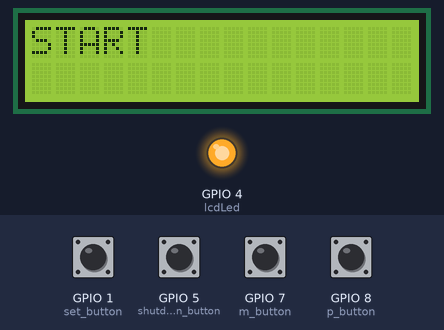
Bench run of a program on a simulated Raspberry Pi (BCM pin numbers). Parts: 16×2 character LCD, output pins drawn as LEDs (lit = HIGH). The inputs (shaded band) are chosen by the test bench; at power-on: GPIO 1 (set_button), GPIO 5 (shutdown_button), GPIO 7 (m_button), GPIO 8 (p_button) HIGH. The clock reads 2024-03-15 10:24:30 at power-on unless the program sets it; what the program prints to the terminal is not drawn.

Above: at 1.1 s.
At 2.1 s:
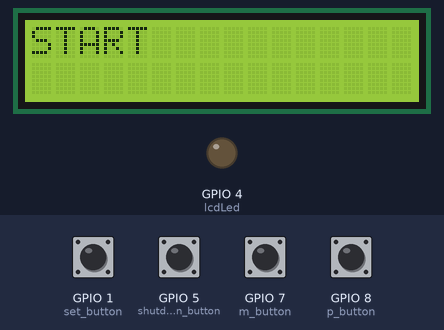
At 3.2 s:
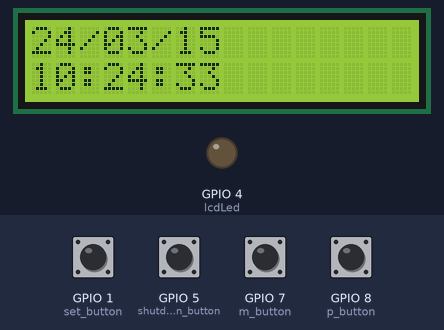
At 38.2 s:
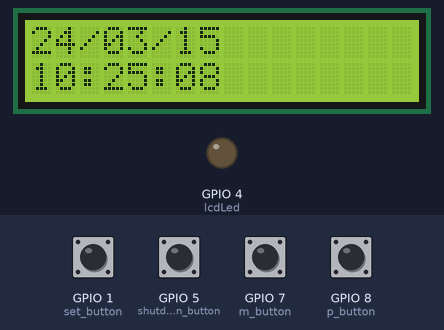
Timing chart, 0 to 39.7 s (numbered marks = the images above):
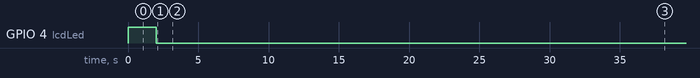

The program:

main.py
```python
# -*- coding: utf-8 -*-
#!/usr/bin/python

# ------------------------------------------------
#  概　要：文字列の送信
#  引  数：str     送信したい文字列
#  戻り値：0   正常
#          -1  異常
# ------------------------------------------------
import datetime
from displayTime import displayTime
from lcdInit import lcdInit
from command import command
from setDateTime import setDateTime
from setDateTime import set_button
from setDateTime import lcdLed
from gpiozero import LED, Button
from command import command
from writeLcd import writeLcd
from time import sleep
from subprocess import call

# I2C通信の設定　
data = 0x40
clear = 0x01
home = 0x02
display_On_Cursor_Off = 0x0C
display_On_Cursor_On = 0x0f
lcd_1stline = 0x80
LCD_2ndline = 0x40+0x80
shutdown_button = Button(5, hold_time=2)

# セットモードフラグ
setmode = 0
shutdown_flag = 0


def set_mode_change():
    global setmode
    setmode = 1


def displayStart():
    command(lcd_1stline)
    writeLcd("START")


def shutdown():
    global shutdown_flag
    shutdown_flag = 1


def main():
    global setmode
    lcdLed.on()
    lcdInit()
    displayStart()
    sleep(1)
    lcdLed.off()
    lcdInit()

    while True:
        set_button.when_held = set_mode_change
        if setmode == 0:
            displayTime()
        else:
            setDateTime()
            setmode = 0
            lcdInit()


try:
    print("start;"+str(datetime.datetime.now()))
    main()
finally:
    command(clear)
```

displayTime.py
```python
# -*- coding: utf-8 -*-
#!/usr/bin/python
import time
from writeLcd import writeLcd
from command import command

# I2C通信の設定　
LCD_1stline = 0x80
LCD_2ndline = 0x40+0x80


def displayTime():
    command(LCD_1stline)
    writeLcd(time.strftime("%y/%m/%d"))
    command(LCD_2ndline)
    writeLcd(time.strftime("%H:%M:%S"))
```

lcdInit.py
```python
# -*- coding: utf-8 -*-
#!/usr/bin/python
from command import command

# I2C通信の設定　
clear = 0x01
display_On_Cursor_Off = 0x0C


def lcdInit():
    command(0x38)
    command(0x39)
    command(0x14)
    command(0x73)
    command(0x56)
    command(0x6c)
    command(0x38)
    command(clear)
    command(display_On_Cursor_Off)
```

command.py
```python
# -*- coding: utf-8 -*-
#!/usr/bin/python
import smbus
import time

# I2C通信の設定　
i2c = smbus.SMBus(1)  # 1 is bus number
i2c_addr = 0x3e  # lcd
resister_aqm0802 = 0x00


def command(code):
    i2c.write_byte_data(i2c_addr, resister_aqm0802, code)
    time.sleep(0.1)
```

setDateTime.py
```python
# -*- coding: utf-8 -*-
#!/usr/bin/python
import smbus
import time
import datetime
import subprocess
import shlex
from gpiozero import Button, LED
from command import command
from writeLcd import writeLcd
from setLcdInit import setLcdInit
from time import sleep

# LCDのカーソルアドレスの定義
lcd_addresses = {
    "year": 0x81,
    "month": 0x84,
    "day": 0x87,
    "hour": 0xc1,
    "minute": 0xc4,
    "second": 0xc7,
    "1stline": 0x80,
    "2ndline": 0xc0
}

# 入力ボタンの設定
set_button = Button(1, hold_time=2)
p_button = Button(8)
m_button = Button(7)

# 現在の日時の取得と変数の設定
now = datetime.datetime.now()
time_components = {
    "year": now.year,
    "month": now.month,
    "day": now.day,
    "hour": now.hour,
    "minute": now.minute,
    "second": now.second
}

# 日時の最小値と最大値の設定
ranges = {
    "year": (2000, 2099),
    "month": (1, 12),
    "day": (1, 31),
    "hour": (0, 23),
    "minute": (0, 59),
    "second": (0, 59)
}

# セットフラグの初期化
set_flag = 0
# LCDのLEDの設定
lcdLed = LED(4)
# LCDの1行目のアドレス
lcd_1stline = 0x80

# セットフラグの設定関数


def setting_flag():
    global set_flag
    set_flag = 1

# 日付の表示関数


def displayDate():
    command(lcd_addresses["1stline"])
    writeLcd(now.strftime(
        f"{str(time_components['year'] % 100).zfill(2)}/{str(time_components['month']).zfill(2)}/{str(time_components['day']).zfill(2)}"))

# 時刻の表示関数


def displayTime():
    command(lcd_addresses["2ndline"])
    writeLcd(now.strftime(
        f"{str(time_components['hour']).zfill(2)}:{str(time_components['minute']).zfill(2)}:{str(time_components['second']).zfill(2)}"))

# "SET OK"の表示関数


def displayOk():
    command(lcd_1stline)
    writeLcd("SET OK")

# 日時部分の変更関数


def changeTimeComponent(component_name):
    global set_flag
    min_value, max_value = ranges[component_name]
    while True:
        command(lcd_addresses[component_name])
        if p_button.is_pressed:
            time_components[component_name] += 1
            if time_components[component_name] > max_value:
                time_components[component_name] = min_value
            displayDate()

        elif m_button.is_pressed:
            time_components[component_name] -= 1
            if time_components[component_name] < min_value:
                time_components[component_name] = max_value
            displayDate()

        elif set_flag == 1:
            set_flag = 0
            break

        set_button.when_pressed = setting_flag

        time.sleep(0.2)

# 日時設定のメイン関数


def setDateTime():
    global time_components
    lcdLed.on()
    setLcdInit()

    displayDate()
    displayTime()
    sleep(1)

    for component_name in ["year", "month", "day", "hour", "minute", "second"]:
        changeTimeComponent(component_name)

    set_time = f"sudo hwclock --set --date='{time_components['month']}/{time_components['day']}/{time_components['year']} {time_components['hour']}:{time_components['minute']}:{time_components['second']}'"
    setLcdInit()
    print(set_time)
    displayOk()
    sleep(1)
    lcdLed.off()

    try:
        subprocess.call(shlex.split(set_time))
    except ValueError:
        setLcdInit()
        command(lcd_addresses["1stline"])
        writeLcd("date")
        command(lcd_addresses["2ndline"])
        writeLcd("  error")
        time.sleep(1)

    subprocess.call(shlex.split("sudo hwclock -s"))
    print("final")
```

writeLcd.py
```python
# -*- coding: utf-8 -*-
#!/usr/bin/python
import smbus

# I2C通信の設定　
i2c = smbus.SMBus(1)  # 1 is bus number
i2c_addr = 0x3e  # lcd
resister_aqm0802 = 0x00
data = 0x40


def writeLcd(message):
    mojilist = []
    for moji in message:
        mojilist.append(ord(moji))
    i2c.write_i2c_block_data(i2c_addr, data, mojilist)
```

setLcdInit.py
```python
# -*- coding: utf-8 -*-
#!/usr/bin/python
from command import command

# I2C通信の設定　
clear = 0x01
display_On_Cursor_On = 0x0f


def setLcdInit():
    command(0x38)
    command(0x39)
    command(0x14)
    command(0x73)
    command(0x56)
    command(0x6c)
    command(0x38)
    command(clear)
    command(display_On_Cursor_On)
```

Measured:
- what the display in image 0 shows lasts 1.7 s, from 1.0 s to 2.7 s
- what the display in image 2 shows lasts 1.0 s, from 3.1 s to 4.1 s
